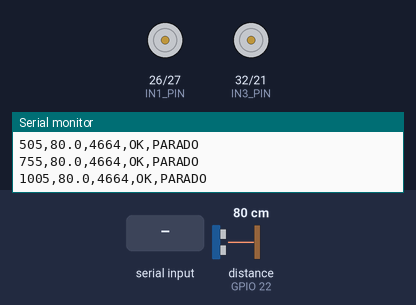
Bench run of a sketch on a simulated ESP32. Shown: motor-driver pin pairs drawn as motors (green arrow = first pin HIGH = forward, orange = second pin HIGH = backward, longer = more drive, scaled by the enable pin), the last lines printed to the serial monitor. Wiring (inferred from the names in the program): ultrasonic range finder: trigger GPIO 23; echo GPIO 22. The test bench sets the inputs (shaded band); at power-on: distance to the obstacle (sensor on GPIO 22) 80 cm. The echo pulse lasts 58.3 µs per cm.

Above: at 1.2 s.
1.3 s: "W\n" received over Serial
At 1.6 s:
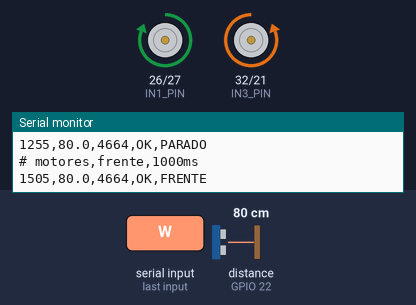
3.8 s: "S\n" received over Serial
At 4.6 s:
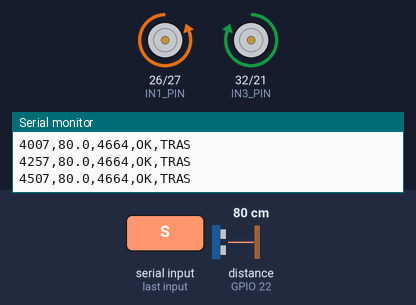
Timing chart, 0 to 6.8 s (numbered marks = the images above; inputs shaded):
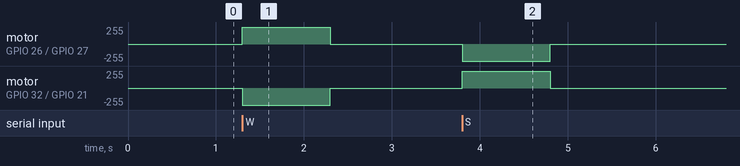

The sketch:

teste_sensor_motores.ino
```cpp
#include <Arduino.h>

// Arquivo independente para abrir diretamente no Arduino IDE.
// Mesmo mapa de pinos de cp2/firmware/carrinho/config.h.
constexpr int TRIG_PIN = 23;
constexpr int ECHO_PIN = 22;
constexpr int ENA_PIN = 25;
constexpr int IN1_PIN = 26;
constexpr int IN2_PIN = 27;
constexpr int ENB_PIN = 33;
constexpr int IN3_PIN = 32;
constexpr int IN4_PIN = 21;
constexpr unsigned long SENSOR_INTERVAL_MS = 250;
constexpr unsigned long ECHO_TIMEOUT_US = 25000;
constexpr unsigned long MOVEMENT_MS = 1000;
constexpr unsigned long REVERSAL_PAUSE_MS = 300;

// -1 = tras, 0 = parado, 1 = frente.
int direction = 0;
int pendingDirection = 0;
unsigned long stoppedAt = 0;
unsigned long movementStarted = 0;
unsigned long lastSensorRead = 0;

void stopMotors() {
  digitalWrite(ENA_PIN, LOW);
  digitalWrite(ENB_PIN, LOW);
  digitalWrite(IN1_PIN, LOW);
  digitalWrite(IN2_PIN, LOW);
  digitalWrite(IN3_PIN, LOW);
  digitalWrite(IN4_PIN, LOW);
  direction = 0;
  stoppedAt = millis();
}

void startMotors(int requestedDirection) {
  const bool forward = requestedDirection == 1;
  digitalWrite(IN1_PIN, forward ? HIGH : LOW);
  digitalWrite(IN2_PIN, forward ? LOW : HIGH);
  // Motor de OUT3/OUT4 montado com orientacao oposta ao de OUT1/OUT2.
  digitalWrite(IN3_PIN, forward ? LOW : HIGH);
  digitalWrite(IN4_PIN, forward ? HIGH : LOW);
  digitalWrite(ENA_PIN, HIGH);
  digitalWrite(ENB_PIN, HIGH);
  direction = requestedDirection;
  pendingDirection = 0;
  movementStarted = millis();
  Serial.println(forward ? "# motores,frente,1000ms" : "# motores,tras,1000ms");
}

void requestMovement(int requestedDirection) {
  if (direction == requestedDirection) {
    movementStarted = millis();
    Serial.println("# motores,tempo_renovado,1000ms");
    return;
  }
  if (direction != 0) stopMotors();
  // Garante intervalo sem energia entre sentidos opostos, sem bloquear a serial.
  if (millis() - stoppedAt < REVERSAL_PAUSE_MS) {
    pendingDirection = requestedDirection;
    Serial.println("# motores,aguardando_pausa");
  } else {
    startMotors(requestedDirection);
  }
}

void handleSerial() {
  while (Serial.available() > 0) {
    const char command = Serial.read();
    if (command == 'W' || command == 'w') {
      requestMovement(1);
    } else if (command == 'S' || command == 's') {
      requestMovement(-1);
    } else if (command == 'X' || command == 'x') {
      pendingDirection = 0;
      stopMotors();
      Serial.println("# motores,parado");
    } else if (command != '\r' && command != '\n' && command != ' ') {
      pendingDirection = 0;
      stopMotors();
      Serial.println("# comando_invalido; W=frente; S=tras; X=parar");
    }
  }
}

void updateMotors() {
  const unsigned long now = millis();
  if (direction != 0 && now - movementStarted >= MOVEMENT_MS) {
    stopMotors();
    Serial.println("# motores,parado,tempo_esgotado");
  }
  if (pendingDirection != 0 && now - stoppedAt >= REVERSAL_PAUSE_MS) {
    startMotors(pendingDirection);
  }
}

void printSensor() {
  // Mesma sequencia de leitura usada em carrinho/ultrasonic.h.
  digitalWrite(TRIG_PIN, LOW);
  delayMicroseconds(2);
  digitalWrite(TRIG_PIN, HIGH);
  delayMicroseconds(10);
  digitalWrite(TRIG_PIN, LOW);
  const unsigned long pulseUs = pulseIn(ECHO_PIN, HIGH, ECHO_TIMEOUT_US);
  // Atende parada/tempo limite imediatamente apos a leitura (ate 25 ms).
  handleSerial();
  updateMotors();
  const float cm = pulseUs * 0.0343f / 2.0f;
  const bool valid = pulseUs > 0 && cm >= 2.0f && cm <= 400.0f;
  Serial.print(millis());
  Serial.print(',');
  if (valid) Serial.print(cm, 1);
  else Serial.print("NA");
  Serial.print(',');
  Serial.print(pulseUs);
  Serial.print(',');
  Serial.print(pulseUs == 0 ? "SEM_ECHO" : (valid ? "OK" : "FORA_DA_FAIXA"));
  Serial.print(',');
  Serial.println(direction == 0 ? "PARADO" : (direction == 1 ? "FRENTE" : "TRAS"));
}

void setup() {
  const int pins[] = {ENA_PIN, ENB_PIN, IN1_PIN, IN2_PIN, IN3_PIN, IN4_PIN};
  for (int pin : pins) {
    digitalWrite(pin, LOW);
    pinMode(pin, OUTPUT);
  }
  stopMotors();
  digitalWrite(TRIG_PIN, LOW);
  pinMode(TRIG_PIN, OUTPUT);
  pinMode(ECHO_PIN, INPUT);
  Serial.begin(115200);
  Serial.println("# teste_sensor_motores; W=frente; S=tras; X=parar");
  Serial.println("# Cada movimento dura 1s; sensor apenas informa, nao controla motores.");
  Serial.println("tempo_ms,distancia_cm,echo_us,sensor,motores");
}

void loop() {
  handleSerial();
  updateMotors();
  if (millis() - lastSensorRead >= SENSOR_INTERVAL_MS) {
    lastSensorRead = millis();
    printSensor();
  }
}
```

Measured:
- after the input at 1.3 s, motor on GPIO 26 (IN1_PIN) / GPIO 27 (IN2_PIN): stopped → forward 255/255 at once, → stopped 1.0 s later; motor on GPIO 32 (IN3_PIN) / GPIO 21 (IN4_PIN): stopped → backward 255/255 at once, → stopped 1.0 s later
- after the input at 3.8 s, motor on GPIO 26 (IN1_PIN) / GPIO 27 (IN2_PIN): stopped → backward 255/255 at once, → stopped 1.0 s later; motor on GPIO 32 (IN3_PIN) / GPIO 21 (IN4_PIN): stopped → forward 255/255 at once, → stopped 1.0 s later
